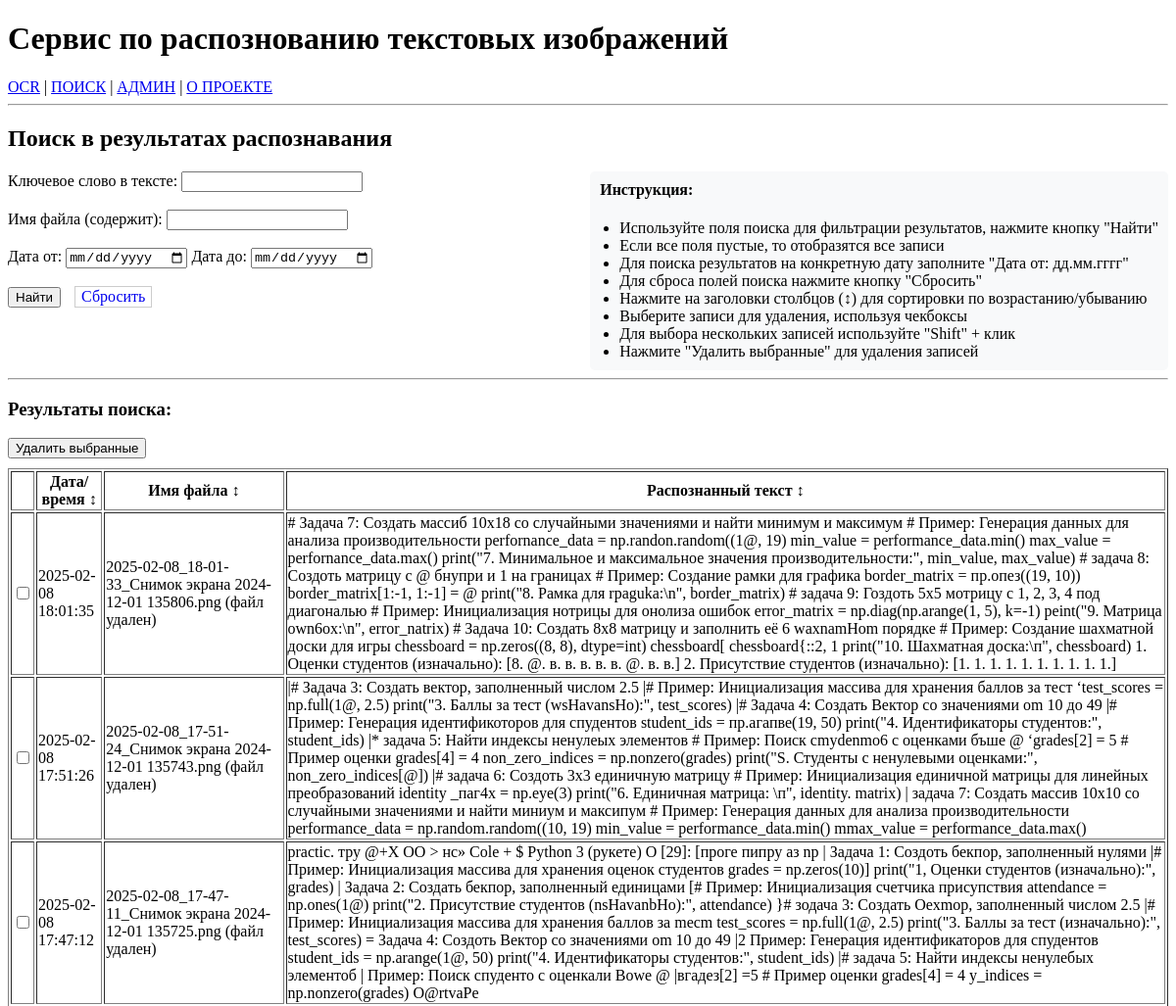
/search/ (upper part), run on an earlier commit of the app's database.
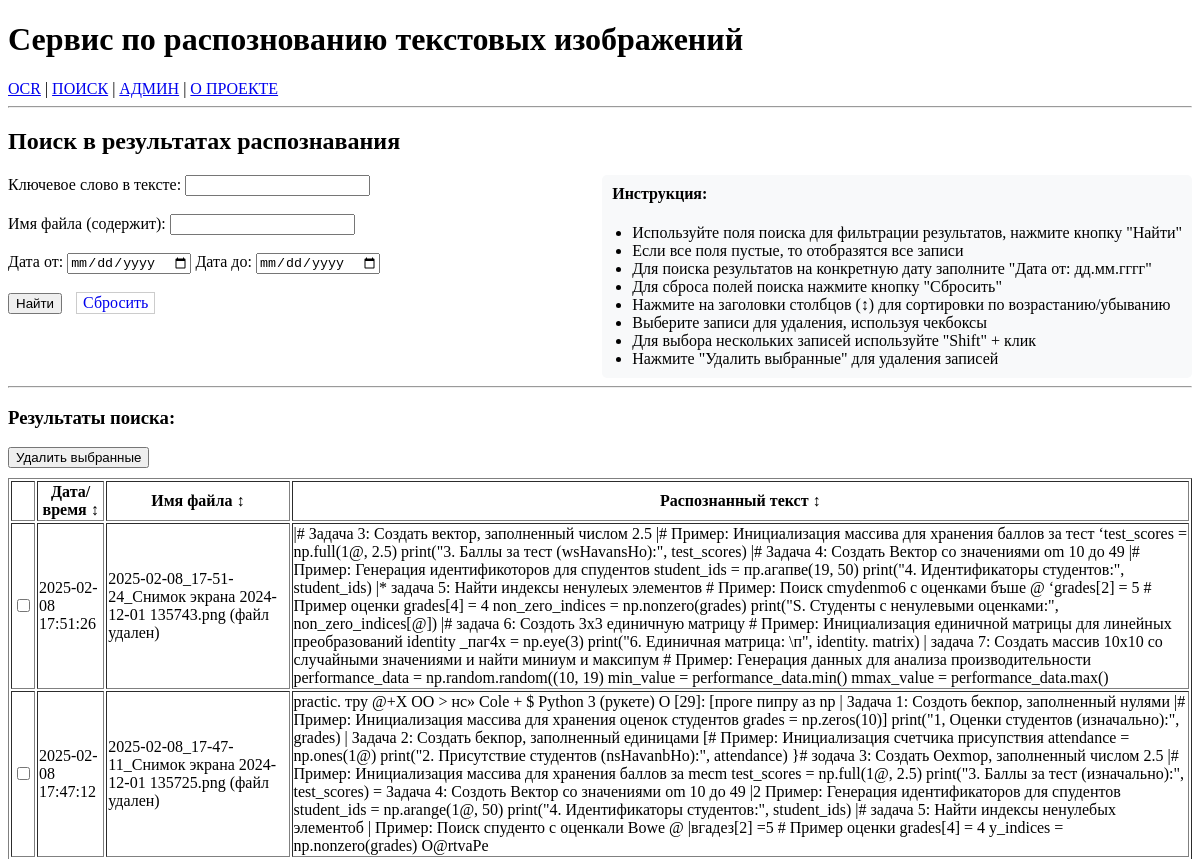
And on a later commit of the database.
### repository/repository.py (models this page shows, shortened)
class OcrData(Base):
    __tablename__ = 'ocr_data'
    id = Column(Integer, primary_key=True)
    date_time = Column(DateTime, default=datetime.now)
    file_name = Column(String)
    ocr_txt = Column(String)
    status = Column(String)

### app/main.py (the view)
@app.get("/search/", response_class=HTMLResponse)
async def search_page(request: Request,
                     keyword: Optional[str] = None,
                     filename: Optional[str] = None,
                     date_from: Optional[str] = None,
                     date_to: Optional[str] = None):
    date_from_obj = datetime.strptime(date_from, '%Y-%m-%d') if date_from else None
    date_to_obj = datetime.strptime(date_to, '%Y-%m-%d') if date_to else None
    if any([keyword, filename, date_from, date_to]):
        data = repository.search_documents(
            keyword=keyword,
            filename=filename,
            date_from=date_from_obj,
            date_to=date_to_obj
        )
    else:
        data = repository.get_all()
    for item in data:
        if item['file_name'].startswith('repository/files/'):
            item['file_exists'] = Path(item['file_name']).exists()
    return templates.TemplateResponse(
        "search.html",
        {
            "request": request,
            "data": data,
            "keyword": keyword,
            "filename": filename,
            "date_from": date_from,
            "date_to": date_to
        }
    )

### app/templates/search.html (shortened to what this page needs)
{% extends "base.html" %}
{% block content %}
<h2>Поиск в результатах распознавания</h2>
<form action="/search" method="get">
    <div style="display: flex; justify-content: space-between; align-items: start;">
        <div class="search-form">
            <label for="keyword">Ключевое слово в тексте:</label>
            <input type="text" id="keyword" name="keyword" value="{{ keyword or '' }}" />
            <br><br>
            <label for="filename">Имя файла (содержит):</label>
            <input type="text" id="filename" name="filename" value="{{ filename or '' }}" />
            <br><br>
            <label for="date_from">Дата от:</label>
            <input type="date" id="date_from" name="date_from" value="{{ date_from or '' }}" />
            <label for="date_to">Дата до:</label>
            <input type="date" id="date_to" name="date_to" value="{{ date_to or '' }}" />
            <br><br>
            <button type="submit">Найти</button>
            <a href="/search" class="button" style="text-decoration: none; padding: 1px 6px; border: 1px solid #ccc; display: inline-block; margin-left: 10px;">Сбросить</a>
        </div>
        <div class="instructions" style="margin-left: 40px; padding: 10px; background-color: #f8f9fa; border-radius: 5px;">
            <h4 style="margin-top: 0;">Инструкция:</h4>
            <ul style="margin: 0; padding-left: 20px;">
                <li>Используйте поля поиска для фильтрации результатов, нажмите кнопку "Найти"</li>
                <li>Если все поля пустые, то отобразятся все записи</li>
                <li>Для поиска результатов на конкретную дату заполните "Дата от: дд.мм.гггг"</li>
                <li>Для сброса полей поиска нажмите кнопку "Сбросить"</li>
                <li>Нажмите на заголовки столбцов (↕) для сортировки по возрастанию/убыванию</li>
                <li>Выберите записи для удаления, используя чекбоксы</li>
                <li>Для выбора нескольких записей используйте "Shift" + клик</li>
                <li>Нажмите "Удалить выбранные" для удаления записей</li>
            </ul>
        </div>
    </div>
</form>
<hr>
<h3>Результаты поиска:</h3>
{% if data %}
<div id="result">
    <button onclick="deleteSelected()" style="margin-bottom: 10px;">Удалить выбранные</button>
    <table border="1">
        <tr>
            <th></th>
            <th style="cursor: pointer;" onclick="sortTable(1)">Дата/время ↕</th>
            <th style="cursor: pointer;" onclick="sortTable(2)">Имя файла ↕</th>
            <th style="cursor: pointer;" onclick="sortTable(3)">Распознанный текст ↕</th>
        </tr>
        {% for item in data %}
        <tr>
            <td><input type="checkbox" class="record-checkbox" data-filename="{{ item.file_name }}"></td>
            <td>{{ item.date_time }}</td>
            <td>
                {% if item.file_name != "--" %}
                    {% if item.file_name.startswith('repository/files/') %}
                        {% if item.file_exists %}
                            <a href="/static/{{ item.file_name }}" target="_blank" title="Открыть изображение">{{ item.file_name.split('/')[-1] }}</a>
                        {% else %}
                            {{ item.file_name.split('/')[-1] }} (файл удален)
                        {% endif %}
                    {% else %}
                        {{ item.file_name }}
                    {% endif %}
                {% else %}
                    {{ item.file_name }}
                {% endif %}
            </td>
            <td>{{ item.ocr_txt }}</td>
        </tr>
        {% endfor %}
    </table>
</div>
{% else %}
<p>Нет данных.</p>
{% endif %}
{% endblock %}

### app/templates/base.html (shortened to what this page needs)
<!DOCTYPE html>
<html>
<head>
</head>
<body>
    <div class="container">
        <header>
            <h1>Сервис по распознованию текстовых изображений</h1>
        </header>
        <nav>
            <a href="/OCR">OCR</a> |
            <a href="/search">ПОИСК</a> |
            <a href="/admin">АДМИН</a> |
            <a href="/">О ПРОЕКТЕ</a>
        </nav>
        <hr>
        {% block content %}{% endblock %}
    </div>
</body>
</html>

What changed in the data, as far as the page shows it:
removed OcrData: date_time "2025-02-08 18:01:35", file_name "2025-02-08_18-01-33_Снимок экрана 2024-12-01 135806.png", ocr_txt "# Задача 7: Создать массиб 10х18 со случайными значениями и найти минимум и максимум # Пример: Генерация данных для анализа производительности perfornance_data = np.randon.random((1@, 19) min_value = performance_data.min() max_value = perfornance_data.max() print(\"7. Минимальное и максимальное значения производительности:\", min_value, max_value) # задача 8: Создоть матрицу с @ бнупри и 1 на границах # Пример: Создание рамки для графика border_matrix = пр.опез((19, 10)) border_matrix[1:-1, 1:-1] = @ print(\"8. Рамка для rpaguka:\\n\", border_matrix) # задача 9: Гоздоть 5x5 мотрицу с 1, 2, 3, 4 под диагональю # Пример: Инициализация нотрицы для онолиза ошибок error_matrix = np.diag(np.arange(1,…"
